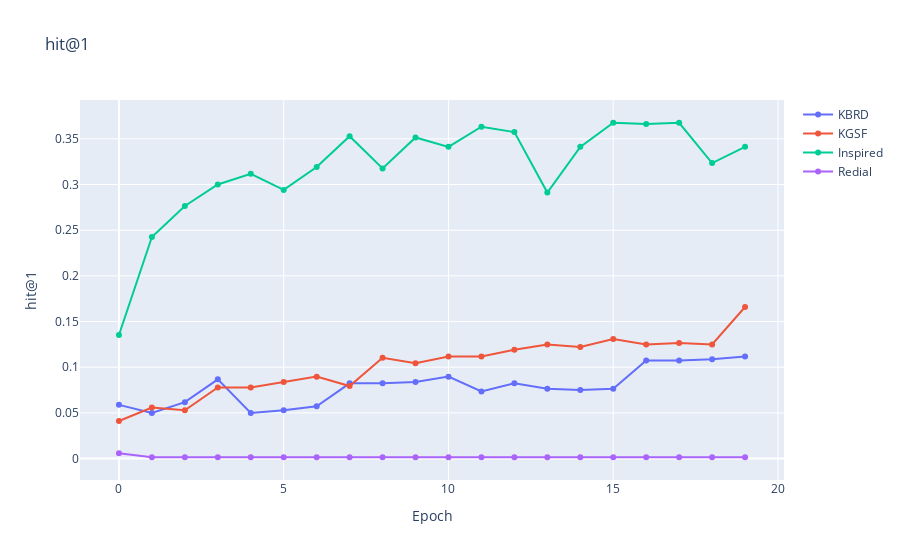
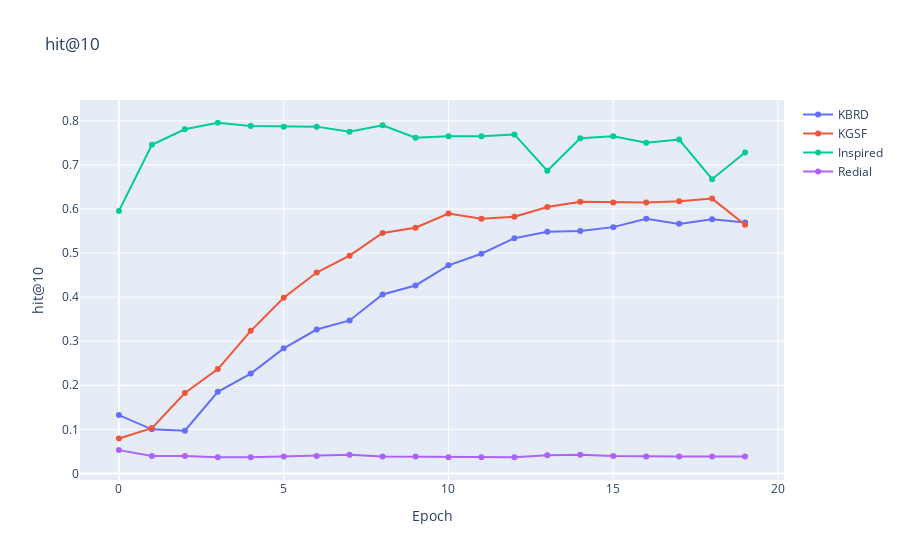
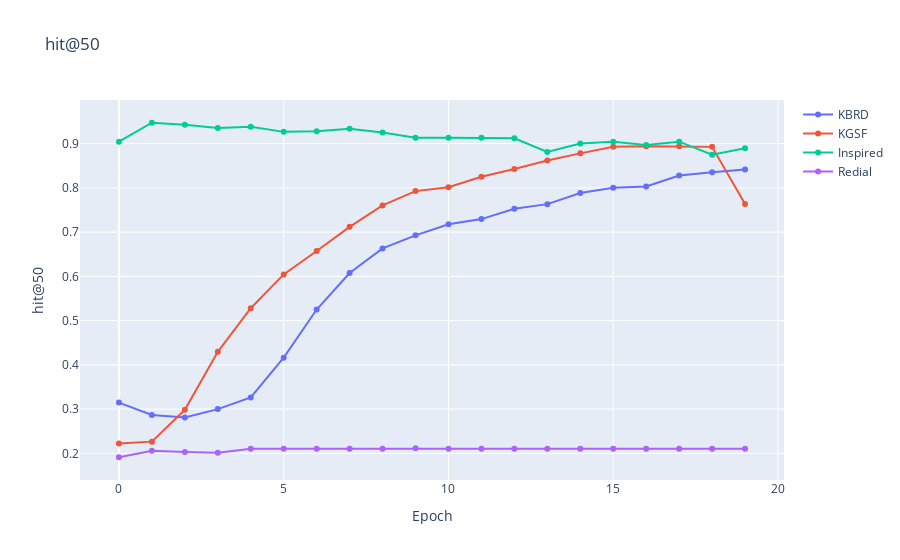
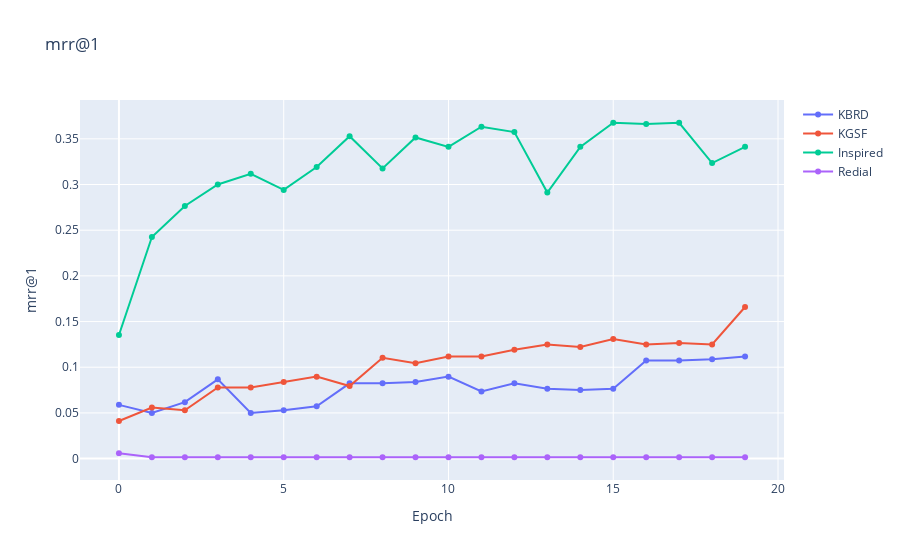

Notebook code cell kept with these figures, in order:
### Code cell
import plotly.graph_objects as go

# Line Chart 생성
rec_metric = ['hit@1', 'hit@10', 'hit@50', 'mrr@1', 'mrr@10', 'mrr@50', 'ndcg@1', 'ndcg@10', 'ndcg@50']
for metric in rec_metric:
    fig = go.Figure()
    min_val = min(len(kbrd_result_recommendation[metric]), len(kgsf_result_recommendation[metric]))
    # Line Trace 추가
    fig.add_trace(go.Scatter(y=kbrd_result_recommendation[metric][:min_val], mode='lines+markers', name='KBRD'))
    fig.add_trace(go.Scatter(y=kgsf_result_recommendation[metric][:min_val], mode='lines+markers', name='KGSF'))

    fig.add_trace(go.Scatter(y=insp_result_recommendation[metric][:min_val], mode='lines+markers', name='Inspired'))
    fig.add_trace(go.Scatter(y=redial_result_recommendation[metric][:min_val], mode='lines+markers', name='Redial'))

    # 차트 레이아웃 설정
    fig.update_layout(title=f'{metric}',
                      
                    xaxis_title='Epoch',
                    yaxis_title=f'{metric}')
    y_min = 0
    y_max = 1
    fig.update_yaxes(range=[y_min, y_max])

    y_min = 0
    fig.update_yaxes(range=(y_min, None))
    # 차트 출력
    fig.show()

### Figure 1 — Plotly figure (JSON) as saved in the notebook; plotly's stock layout.template omitted (floating-point values rounded to 4 significant figures)
{"data": [{"mode": "lines+markers", "name": "KBRD", "type": "scatter", "y": [0.05882, 0.05, 0.06176, 0.08676, 0.05, 0.05294, 0.05735, 0.08235, 0.08235, 0.08382, 0.08971, 0.07353, 0.08235, 0.07647, 0.075, 0.07647, 0.1074, 0.1074, 0.1088, 0.1118]}, {"mode": "lines+markers", "name": "KGSF", "type": "scatter", "y": [0.04118, 0.05588, 0.05294, 0.07794, 0.07794, 0.08382, 0.08971, 0.07941, 0.1103, 0.1044, 0.1118, 0.1118, 0.1191, 0.125, 0.1221, 0.1309, 0.125, 0.1265, 0.125, 0.1659]}, {"mode": "lines+markers", "name": "Inspired", "type": "scatter", "y": [0.1353, 0.2426, 0.2765, 0.3, 0.3118, 0.2941, 0.3191, 0.3529, 0.3176, 0.3515, 0.3412, 0.3632, 0.3574, 0.2912, 0.3412, 0.3676, 0.3662, 0.3676, 0.3235, 0.3412]}, {"mode": "lines+markers", "name": "Redial", "type": "scatter", "y": [0.005882, 0.001471, 0.001471, 0.001471, 0.001471, 0.001471, 0.001471, 0.001471, 0.001471, 0.001471, 0.001471, 0.001471, 0.001471, 0.001471, 0.001471, 0.001471, 0.001471, 0.001471, 0.001471, 0.001471]}], "layout": {"title": {"text": "hit@1"}, "xaxis": {"title": {"text": "Epoch"}}, "yaxis": {"range": [0, null], "title": {"text": "hit@1"}}}}

### Figure 2 — Plotly figure (JSON) as saved in the notebook; plotly's stock layout.template omitted (floating-point values rounded to 4 significant figures)
{"data": [{"mode": "lines+markers", "name": "KBRD", "type": "scatter", "y": [0.1324, 0.1, 0.09706, 0.1853, 0.2265, 0.2838, 0.3265, 0.3471, 0.4059, 0.4265, 0.4721, 0.4985, 0.5338, 0.5485, 0.55, 0.5588, 0.5779, 0.5662, 0.5765, 0.5691]}, {"mode": "lines+markers", "name": "KGSF", "type": "scatter", "y": [0.07941, 0.1029, 0.1824, 0.2368, 0.3235, 0.3985, 0.4559, 0.4941, 0.5456, 0.5574, 0.5897, 0.5779, 0.5824, 0.6044, 0.6162, 0.6147, 0.6147, 0.6176, 0.6235, 0.5642]}, {"mode": "lines+markers", "name": "Inspired", "type": "scatter", "y": [0.5956, 0.7456, 0.7809, 0.7956, 0.7882, 0.7868, 0.7868, 0.775, 0.7897, 0.7618, 0.7647, 0.7647, 0.7691, 0.6868, 0.7603, 0.7647, 0.75, 0.7574, 0.6676, 0.7279]}, {"mode": "lines+markers", "name": "Redial", "type": "scatter", "y": [0.05294, 0.03971, 0.03971, 0.03676, 0.03676, 0.03824, 0.03971, 0.04265, 0.03824, 0.03824, 0.03676, 0.03676, 0.03676, 0.04118, 0.04265, 0.03971, 0.03824, 0.03824, 0.03824, 0.03824]}], "layout": {"title": {"text": "hit@10"}, "xaxis": {"title": {"text": "Epoch"}}, "yaxis": {"range": [0, null], "title": {"text": "hit@10"}}}}

### Figure 3 — Plotly figure (JSON) as saved in the notebook; plotly's stock layout.template omitted (floating-point values rounded to 4 significant figures)
{"data": [{"mode": "lines+markers", "name": "KBRD", "type": "scatter", "y": [0.3147, 0.2868, 0.2809, 0.3, 0.3265, 0.4162, 0.525, 0.6074, 0.6632, 0.6926, 0.7176, 0.7294, 0.7529, 0.7632, 0.7882, 0.8, 0.8029, 0.8279, 0.8353, 0.8412]}, {"mode": "lines+markers", "name": "KGSF", "type": "scatter", "y": [0.2221, 0.2265, 0.2985, 0.4294, 0.5279, 0.6044, 0.6574, 0.7118, 0.7603, 0.7926, 0.8015, 0.825, 0.8426, 0.8618, 0.8779, 0.8926, 0.8941, 0.8941, 0.8926, 0.7637]}, {"mode": "lines+markers", "name": "Inspired", "type": "scatter", "y": [0.9044, 0.9471, 0.9426, 0.9353, 0.9382, 0.9265, 0.9279, 0.9338, 0.925, 0.9132, 0.9132, 0.9132, 0.9118, 0.8809, 0.9, 0.9044, 0.8971, 0.9044, 0.875, 0.8897]}, {"mode": "lines+markers", "name": "Redial", "type": "scatter", "y": [0.1912, 0.2059, 0.2029, 0.2015, 0.2103, 0.2103, 0.2103, 0.2103, 0.2103, 0.2118, 0.2103, 0.2103, 0.2103, 0.2103, 0.2103, 0.2103, 0.2103, 0.2103, 0.2103, 0.2103]}], "layout": {"title": {"text": "hit@50"}, "xaxis": {"title": {"text": "Epoch"}}, "yaxis": {"range": [0, null], "title": {"text": "hit@50"}}}}

### Figure 4 — Plotly figure (JSON) as saved in the notebook; plotly's stock layout.template omitted (floating-point values rounded to 4 significant figures)
{"data": [{"mode": "lines+markers", "name": "KBRD", "type": "scatter", "y": [0.05882, 0.05, 0.06176, 0.08676, 0.05, 0.05294, 0.05735, 0.08235, 0.08235, 0.08382, 0.08971, 0.07353, 0.08235, 0.07647, 0.075, 0.07647, 0.1074, 0.1074, 0.1088, 0.1118]}, {"mode": "lines+markers", "name": "KGSF", "type": "scatter", "y": [0.04118, 0.05588, 0.05294, 0.07794, 0.07794, 0.08382, 0.08971, 0.07941, 0.1103, 0.1044, 0.1118, 0.1118, 0.1191, 0.125, 0.1221, 0.1309, 0.125, 0.1265, 0.125, 0.1659]}, {"mode": "lines+markers", "name": "Inspired", "type": "scatter", "y": [0.1353, 0.2426, 0.2765, 0.3, 0.3118, 0.2941, 0.3191, 0.3529, 0.3176, 0.3515, 0.3412, 0.3632, 0.3574, 0.2912, 0.3412, 0.3676, 0.3662, 0.3676, 0.3235, 0.3412]}, {"mode": "lines+markers", "name": "Redial", "type": "scatter", "y": [0.005882, 0.001471, 0.001471, 0.001471, 0.001471, 0.001471, 0.001471, 0.001471, 0.001471, 0.001471, 0.001471, 0.001471, 0.001471, 0.001471, 0.001471, 0.001471, 0.001471, 0.001471, 0.001471, 0.001471]}], "layout": {"title": {"text": "mrr@1"}, "xaxis": {"title": {"text": "Epoch"}}, "yaxis": {"range": [0, null], "title": {"text": "mrr@1"}}}}
